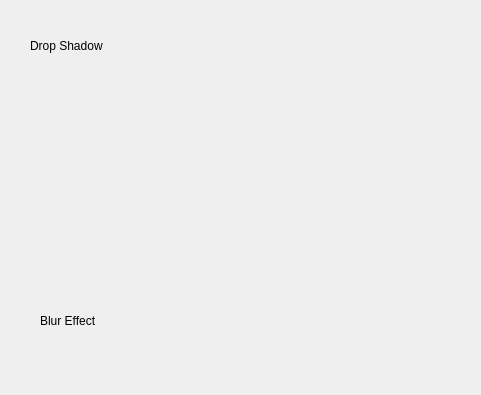
<?xml version="1.0" encoding="UTF-8"?>
<ui version="4.0">
 <class>MainWindow</class>
 <widget class="QMainWindow" name="MainWindow">
  <property name="geometry">
   <rect>
    <x>0</x>
    <y>0</y>
    <width>481</width>
    <height>395</height>
   </rect>
  </property>
  <property name="windowTitle">
   <string>MainWindow</string>
  </property>
  <widget class="QWidget" name="centralWidget">
   <widget class="QLabel" name="label">
    <property name="geometry">
     <rect>
      <x>30</x>
      <y>20</y>
      <width>261</width>
      <height>51</height>
     </rect>
    </property>
    <property name="styleSheet">
     <string notr="true">font: 26pt &quot;MS Shell Dlg 2&quot;;</string>
    </property>
    <property name="text">
     <string>Drop Shadow</string>
    </property>
   </widget>
   <widget class="QLabel" name="penguin">
    <property name="geometry">
     <rect>
      <x>220</x>
      <y>20</y>
      <width>241</width>
      <height>301</height>
     </rect>
    </property>
    <property name="text">
     <string/>
    </property>
    <property name="pixmap">
     <pixmap resource="resources.qrc">:/tux.png</pixmap>
    </property>
   </widget>
   <widget class="QLabel" name="butterfly">
    <property name="geometry">
     <rect>
      <x>30</x>
      <y>100</y>
      <width>161</width>
      <height>161</height>
     </rect>
    </property>
    <property name="text">
     <string/>
    </property>
    <property name="pixmap">
     <pixmap resource="resources.qrc">:/butterfly.png</pixmap>
    </property>
   </widget>
   <widget class="QLabel" name="label2">
    <property name="geometry">
     <rect>
      <x>40</x>
      <y>300</y>
      <width>211</width>
      <height>41</height>
     </rect>
    </property>
    <property name="styleSheet">
     <string notr="true">font: 26pt &quot;MS Shell Dlg 2&quot;;</string>
    </property>
    <property name="text">
     <string>Blur Effect</string>
    </property>
   </widget>
  </widget>
 </widget>
 <layoutdefault spacing="6" margin="11"/>
 <resources>
  <include location="resources.qrc"/>
 </resources>
 <connections/>
</ui>
